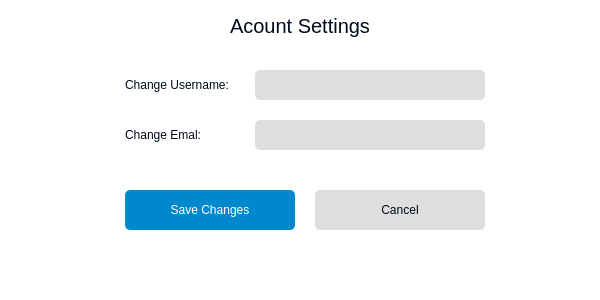
<?xml version="1.0" encoding="UTF-8"?>
<ui version="4.0">
 <class>MainWindow</class>
 <widget class="QMainWindow" name="MainWindow">
  <property name="geometry">
   <rect>
    <x>0</x>
    <y>0</y>
    <width>600</width>
    <height>300</height>
   </rect>
  </property>
  <property name="windowTitle">
   <string>Typing online</string>
  </property>
  <property name="styleSheet">
   <string notr="true">background-color: #fff; border-radius: 5px;</string>
  </property>
  <widget class="QWidget" name="centralwidget">
   <widget class="QLabel" name="acount_email_2">
    <property name="geometry">
     <rect>
      <x>125</x>
      <y>70</y>
      <width>120</width>
      <height>30</height>
     </rect>
    </property>
    <property name="font">
     <font>
      <family>Arial</family>
      <pointsize>9</pointsize>
      <weight>50</weight>
      <bold>false</bold>
     </font>
    </property>
    <property name="styleSheet">
     <string notr="true">color: #010A1A;</string>
    </property>
    <property name="text">
     <string>Change Username:</string>
    </property>
   </widget>
   <widget class="QLineEdit" name="username_en">
    <property name="geometry">
     <rect>
      <x>255</x>
      <y>70</y>
      <width>230</width>
      <height>30</height>
     </rect>
    </property>
    <property name="font">
     <font>
      <family>Arial</family>
      <pointsize>9</pointsize>
     </font>
    </property>
    <property name="styleSheet">
     <string notr="true">background-color: #DEDEDE; color: #010A1A;</string>
    </property>
   </widget>
   <widget class="QLineEdit" name="username_en_2">
    <property name="geometry">
     <rect>
      <x>255</x>
      <y>120</y>
      <width>230</width>
      <height>30</height>
     </rect>
    </property>
    <property name="font">
     <font>
      <family>Arial</family>
      <pointsize>9</pointsize>
     </font>
    </property>
    <property name="styleSheet">
     <string notr="true">background-color: #DEDEDE; color: #010A1A;</string>
    </property>
   </widget>
   <widget class="QLabel" name="acount_email_3">
    <property name="geometry">
     <rect>
      <x>125</x>
      <y>120</y>
      <width>120</width>
      <height>30</height>
     </rect>
    </property>
    <property name="font">
     <font>
      <family>Arial</family>
      <pointsize>9</pointsize>
      <weight>50</weight>
      <bold>false</bold>
     </font>
    </property>
    <property name="styleSheet">
     <string notr="true">color: #010A1A;</string>
    </property>
    <property name="text">
     <string>Change Emal:</string>
    </property>
   </widget>
   <widget class="QPushButton" name="btn_login">
    <property name="geometry">
     <rect>
      <x>125</x>
      <y>190</y>
      <width>170</width>
      <height>40</height>
     </rect>
    </property>
    <property name="font">
     <font>
      <family>Arial</family>
      <pointsize>9</pointsize>
     </font>
    </property>
    <property name="cursor">
     <cursorShape>PointingHandCursor</cursorShape>
    </property>
    <property name="styleSheet">
     <string notr="true">background-color: #0088CC; color: #fff;</string>
    </property>
    <property name="text">
     <string>Save Changes</string>
    </property>
   </widget>
   <widget class="QPushButton" name="btn_login_2">
    <property name="geometry">
     <rect>
      <x>315</x>
      <y>190</y>
      <width>170</width>
      <height>40</height>
     </rect>
    </property>
    <property name="font">
     <font>
      <family>Arial</family>
      <pointsize>9</pointsize>
     </font>
    </property>
    <property name="cursor">
     <cursorShape>PointingHandCursor</cursorShape>
    </property>
    <property name="styleSheet">
     <string notr="true">background-color: #DEDEDE; color: #010A1A;</string>
    </property>
    <property name="text">
     <string>Cancel</string>
    </property>
   </widget>
   <widget class="QLabel" name="alarmlb">
    <property name="geometry">
     <rect>
      <x>125</x>
      <y>160</y>
      <width>360</width>
      <height>20</height>
     </rect>
    </property>
    <property name="font">
     <font>
      <family>Arial</family>
      <pointsize>9</pointsize>
      <weight>50</weight>
      <bold>false</bold>
     </font>
    </property>
    <property name="styleSheet">
     <string notr="true">color: #d1131f;</string>
    </property>
    <property name="text">
     <string/>
    </property>
    <property name="alignment">
     <set>Qt::AlignCenter</set>
    </property>
   </widget>
   <widget class="QLabel" name="title">
    <property name="geometry">
     <rect>
      <x>0</x>
      <y>10</y>
      <width>600</width>
      <height>31</height>
     </rect>
    </property>
    <property name="font">
     <font>
      <family>Arial</family>
      <pointsize>15</pointsize>
      <weight>50</weight>
      <bold>false</bold>
     </font>
    </property>
    <property name="styleSheet">
     <string notr="true">color: #010A1A;</string>
    </property>
    <property name="text">
     <string>Acount Settings</string>
    </property>
    <property name="alignment">
     <set>Qt::AlignCenter</set>
    </property>
   </widget>
  </widget>
 </widget>
 <resources/>
 <connections/>
</ui>
